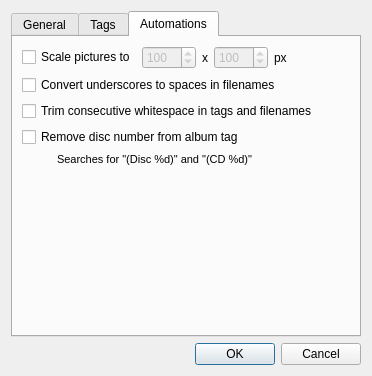
<?xml version="1.0" encoding="UTF-8"?>
<ui version="4.0">
 <class>Dialog</class>
 <widget class="QDialog" name="Dialog">
  <property name="geometry">
   <rect>
    <x>0</x>
    <y>0</y>
    <width>372</width>
    <height>376</height>
   </rect>
  </property>
  <property name="windowTitle">
   <string>Dialog</string>
  </property>
  <layout class="QVBoxLayout" name="verticalLayout">
   <item>
    <widget class="QTabWidget" name="tabWidget">
     <property name="tabPosition">
      <enum>QTabWidget::North</enum>
     </property>
     <property name="currentIndex">
      <number>2</number>
     </property>
     <widget class="QWidget" name="tab">
      <attribute name="title">
       <string>General</string>
      </attribute>
      <layout class="QVBoxLayout" name="verticalLayout_6">
       <property name="spacing">
        <number>2</number>
       </property>
       <item>
        <widget class="QGroupBox" name="groupBox">
         <property name="title">
          <string>Stuff</string>
         </property>
         <layout class="QVBoxLayout" name="verticalLayout_2">
          <item>
           <layout class="QHBoxLayout" name="horizontalLayout">
            <item>
             <widget class="QLabel" name="label">
              <property name="text">
               <string>Startup directory</string>
              </property>
             </widget>
            </item>
            <item>
             <widget class="QLineEdit" name="lineEdit"/>
            </item>
           </layout>
          </item>
          <item>
           <widget class="QCheckBox" name="checkBox">
            <property name="text">
             <string>Scan subdirectories by default</string>
            </property>
           </widget>
          </item>
          <item>
           <widget class="QCheckBox" name="checkBox_5">
            <property name="text">
             <string>Dim background of files in subdirectories</string>
            </property>
           </widget>
          </item>
         </layout>
        </widget>
       </item>
       <item>
        <widget class="QGroupBox" name="groupBox_2">
         <property name="title">
          <string>Filenames</string>
         </property>
         <layout class="QVBoxLayout" name="verticalLayout_5">
          <item>
           <widget class="QCheckBox" name="ClassicFileNames_3">
            <property name="toolTip">
             <string>Removes illegal characters from filenames. Useful for portable media players etc.</string>
            </property>
            <property name="text">
             <string>Use FAT-compatible filenames</string>
            </property>
           </widget>
          </item>
          <item>
           <widget class="QCheckBox" name="ConvertExtensions_3">
            <property name="toolTip">
             <string>Convert filename extensions to either lower-case or upper-case</string>
            </property>
            <property name="text">
             <string>Lower-case filetype extensions</string>
            </property>
           </widget>
          </item>
          <item>
           <layout class="QHBoxLayout" name="horizontalLayout_8">
            <property name="leftMargin">
             <number>25</number>
            </property>
            <property name="rightMargin">
             <number>0</number>
            </property>
            <property name="bottomMargin">
             <number>0</number>
            </property>
            <item>
             <widget class="QLabel" name="label_7">
              <property name="text">
               <string>Pad numbers in filenames to width</string>
              </property>
             </widget>
            </item>
            <item>
             <widget class="QSpinBox" name="padWidth_2">
              <property name="enabled">
               <bool>true</bool>
              </property>
              <property name="minimum">
               <number>1</number>
              </property>
              <property name="maximum">
               <number>4</number>
              </property>
              <property name="value">
               <number>2</number>
              </property>
             </widget>
            </item>
            <item>
             <spacer name="horizontalSpacer_9">
              <property name="orientation">
               <enum>Qt::Horizontal</enum>
              </property>
              <property name="sizeHint" stdset="0">
               <size>
                <width>40</width>
                <height>20</height>
               </size>
              </property>
             </spacer>
            </item>
           </layout>
          </item>
          <item>
           <widget class="QLabel" name="label_6">
            <property name="font">
             <font>
              <pointsize>8</pointsize>
             </font>
            </property>
            <property name="text">
             <string>Affects capital symbols: %D, %M, %N</string>
            </property>
            <property name="indent">
             <number>35</number>
            </property>
           </widget>
          </item>
         </layout>
        </widget>
       </item>
       <item>
        <spacer name="verticalSpacer">
         <property name="orientation">
          <enum>Qt::Vertical</enum>
         </property>
         <property name="sizeHint" stdset="0">
          <size>
           <width>20</width>
           <height>40</height>
          </size>
         </property>
        </spacer>
       </item>
      </layout>
     </widget>
     <widget class="QWidget" name="tab_2">
      <attribute name="title">
       <string>Tags</string>
      </attribute>
      <layout class="QVBoxLayout" name="verticalLayout_10">
       <property name="spacing">
        <number>2</number>
       </property>
       <item>
        <widget class="QGroupBox" name="groupBox_4">
         <property name="title">
          <string>MPEG</string>
         </property>
         <layout class="QVBoxLayout" name="verticalLayout_8">
          <item>
           <widget class="QCheckBox" name="mpegV1">
            <property name="text">
             <string>Write ID3v1 tags in addition to ID3v2</string>
            </property>
           </widget>
          </item>
          <item>
           <layout class="QHBoxLayout" name="horizontalLayout_6">
            <property name="leftMargin">
             <number>25</number>
            </property>
            <property name="topMargin">
             <number>0</number>
            </property>
            <item>
             <widget class="QLabel" name="label_4">
              <property name="text">
               <string>Encoding for ID3v2 tags</string>
              </property>
             </widget>
            </item>
            <item>
             <widget class="QComboBox" name="tagsEncoding">
              <property name="currentIndex">
               <number>0</number>
              </property>
              <item>
               <property name="text">
                <string>ISO-8859-1</string>
               </property>
              </item>
              <item>
               <property name="text">
                <string>UTF-8</string>
               </property>
              </item>
             </widget>
            </item>
           </layout>
          </item>
         </layout>
        </widget>
       </item>
       <item>
        <widget class="QGroupBox" name="groupBox_5">
         <property name="title">
          <string>FLAC</string>
         </property>
         <layout class="QVBoxLayout" name="verticalLayout_9">
          <item>
           <widget class="QCheckBox" name="flacV2">
            <property name="text">
             <string>Write ID3v2 tags in addition to FLAC tags</string>
            </property>
           </widget>
          </item>
         </layout>
        </widget>
       </item>
       <item>
        <widget class="QGroupBox" name="groupBox_6">
         <property name="title">
          <string>Ogg Vorbis</string>
         </property>
         <layout class="QVBoxLayout" name="verticalLayout_11">
          <item>
           <widget class="QCheckBox" name="vorbisLegacyCovers">
            <property name="text">
             <string>Convert legacy coverart to official format</string>
            </property>
           </widget>
          </item>
         </layout>
        </widget>
       </item>
       <item>
        <spacer name="verticalSpacer_2">
         <property name="orientation">
          <enum>Qt::Vertical</enum>
         </property>
         <property name="sizeHint" stdset="0">
          <size>
           <width>20</width>
           <height>40</height>
          </size>
         </property>
        </spacer>
       </item>
      </layout>
     </widget>
     <widget class="QWidget" name="tab_4">
      <attribute name="title">
       <string>Automations</string>
      </attribute>
      <layout class="QVBoxLayout" name="verticalLayout_13">
       <item>
        <layout class="QHBoxLayout" name="horizontalLayout_10">
         <item>
          <widget class="QCheckBox" name="scalePictures_2">
           <property name="text">
            <string>Scale pictures to</string>
           </property>
          </widget>
         </item>
         <item>
          <widget class="QSpinBox" name="scalePicturesW_2">
           <property name="enabled">
            <bool>false</bool>
           </property>
           <property name="minimum">
            <number>50</number>
           </property>
           <property name="maximum">
            <number>1000</number>
           </property>
           <property name="singleStep">
            <number>10</number>
           </property>
           <property name="value">
            <number>100</number>
           </property>
          </widget>
         </item>
         <item>
          <widget class="QLabel" name="label_10">
           <property name="text">
            <string>x</string>
           </property>
          </widget>
         </item>
         <item>
          <widget class="QSpinBox" name="scalePicturesH_2">
           <property name="enabled">
            <bool>false</bool>
           </property>
           <property name="frame">
            <bool>true</bool>
           </property>
           <property name="minimum">
            <number>50</number>
           </property>
           <property name="maximum">
            <number>1000</number>
           </property>
           <property name="singleStep">
            <number>10</number>
           </property>
           <property name="value">
            <number>100</number>
           </property>
          </widget>
         </item>
         <item>
          <widget class="QLabel" name="label_11">
           <property name="text">
            <string>px</string>
           </property>
          </widget>
         </item>
         <item>
          <spacer name="horizontalSpacer_10">
           <property name="orientation">
            <enum>Qt::Horizontal</enum>
           </property>
           <property name="sizeHint" stdset="0">
            <size>
             <width>40</width>
             <height>20</height>
            </size>
           </property>
          </spacer>
         </item>
        </layout>
       </item>
       <item>
        <widget class="QCheckBox" name="checkBox_2">
         <property name="text">
          <string>Convert underscores to spaces in filenames</string>
         </property>
        </widget>
       </item>
       <item>
        <widget class="QCheckBox" name="checkBox_3">
         <property name="text">
          <string>Trim consecutive whitespace in tags and filenames</string>
         </property>
        </widget>
       </item>
       <item>
        <widget class="QCheckBox" name="checkBox_4">
         <property name="text">
          <string>Remove disc number from album tag</string>
         </property>
        </widget>
       </item>
       <item>
        <widget class="QLabel" name="label_12">
         <property name="font">
          <font>
           <pointsize>8</pointsize>
          </font>
         </property>
         <property name="text">
          <string>Searches for &quot;(Disc %d)&quot; and &quot;(CD %d)&quot;</string>
         </property>
         <property name="indent">
          <number>35</number>
         </property>
        </widget>
       </item>
       <item>
        <spacer name="verticalSpacer_3">
         <property name="orientation">
          <enum>Qt::Vertical</enum>
         </property>
         <property name="sizeHint" stdset="0">
          <size>
           <width>20</width>
           <height>40</height>
          </size>
         </property>
        </spacer>
       </item>
      </layout>
     </widget>
    </widget>
   </item>
   <item>
    <widget class="QDialogButtonBox" name="buttonBox">
     <property name="orientation">
      <enum>Qt::Horizontal</enum>
     </property>
     <property name="standardButtons">
      <set>QDialogButtonBox::Cancel|QDialogButtonBox::Ok</set>
     </property>
    </widget>
   </item>
  </layout>
 </widget>
 <resources/>
 <connections>
  <connection>
   <sender>buttonBox</sender>
   <signal>accepted()</signal>
   <receiver>Dialog</receiver>
   <slot>accept()</slot>
   <hints>
    <hint type="sourcelabel">
     <x>248</x>
     <y>254</y>
    </hint>
    <hint type="destinationlabel">
     <x>157</x>
     <y>274</y>
    </hint>
   </hints>
  </connection>
  <connection>
   <sender>buttonBox</sender>
   <signal>rejected()</signal>
   <receiver>Dialog</receiver>
   <slot>reject()</slot>
   <hints>
    <hint type="sourcelabel">
     <x>316</x>
     <y>260</y>
    </hint>
    <hint type="destinationlabel">
     <x>286</x>
     <y>274</y>
    </hint>
   </hints>
  </connection>
 </connections>
</ui>
